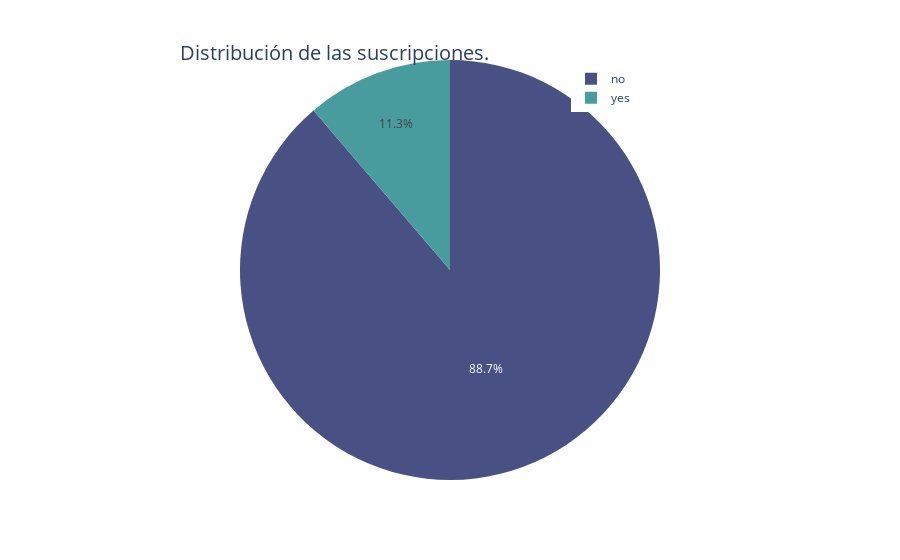

Source (notebook cell):
### Code cell
fig = px.pie(bank_y, values = 'id', names = 'y', color = ['no','yes'],
             color_discrete_map = {'yes':'#489C9E','no':'#495084'})
fig.update_layout(title = dict(text = "Distribución de las suscripciones.",
															 font = dict(size = 20),
															 automargin = True,
															 yref = 'paper',
															 x = 0.2,
															 y = 1),
							    legend = dict(yanchor = "top",
														    y = 0.99,
														    xanchor = "right",
														    x = 0.75))
fig.show()

### Figure 1 — Plotly figure (JSON) as saved in the notebook; plotly's stock layout.template omitted (floating-point values rounded to 4 significant figures)
{"data": [{"customdata": [["no"], ["yes"]], "domain": {"x": [0, 1], "y": [0, 1]}, "hovertemplate": "y=%{label}<br>id=%{value}<br>color=%{customdata[0]}<extra></extra>", "labels": ["no", "yes"], "legendgroup": "", "marker": {"colors": ["#495084", "#489C9E"]}, "name": "", "showlegend": true, "type": "pie", "values": [38156, 4844]}], "layout": {"legend": {"tracegroupgap": 0, "x": 0.75, "xanchor": "right", "y": 0.99, "yanchor": "top"}, "margin": {"t": 60}, "title": {"automargin": true, "font": {"size": 20}, "text": "Distribución de las suscripciones.", "x": 0.2, "y": 1, "yref": "paper"}}}
